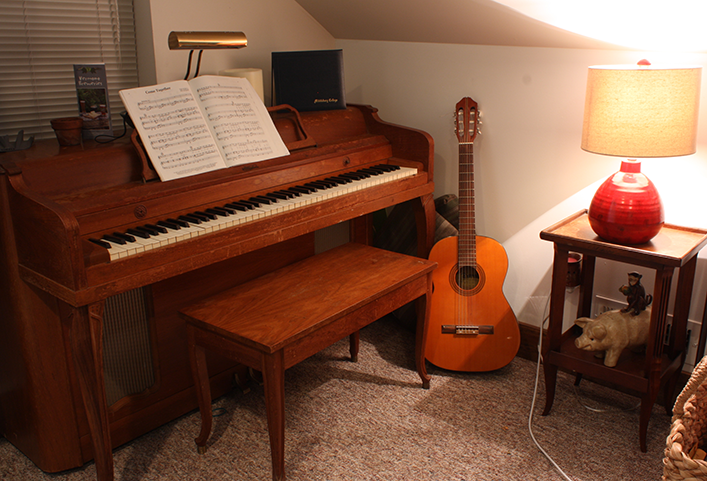
#> input picture Images/left_piano.png, 707 x 481 px; its folder holds 4 pictures in this run
$ python compareDisparity.py   (older library calls are emulated)
#> lines starting #> are read from the running program, lines starting #| are printed output that depends on the picture; pictures that were not available may be replaced by others from this repository, and a replacement may not be noted
import cv2 as cv
import os
from time import time
import matplotlib.pyplot as plt
from matplotlib.pylab import cm
import numpy as np
import csv

#objects = ['art','chess','cone','curule','mask','piano']
objects = ['piano']
if(not os.path.exists('./disMaps')):
	os.mkdir('./disMaps')

for item in objects:
	image_L = cv.imread(f'../Images/left_{item}.png', 0)
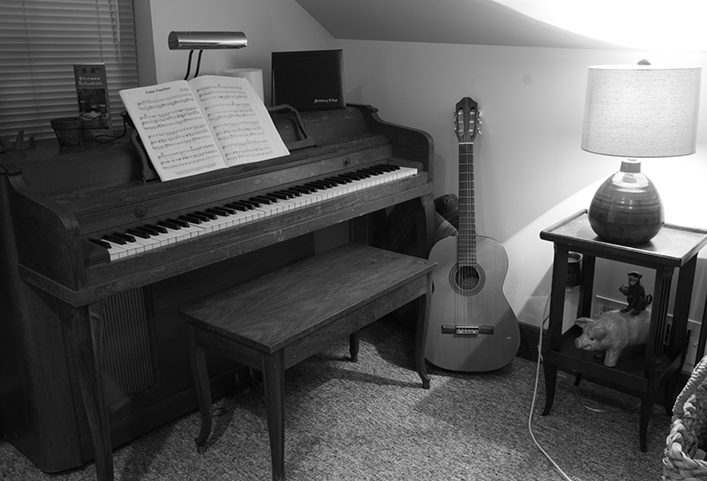
#> image_L: shape (481, 707); min 0, max 255, mean 89.9
	image_R = cv.imread(f'../Images/right_{item}.png', 0)
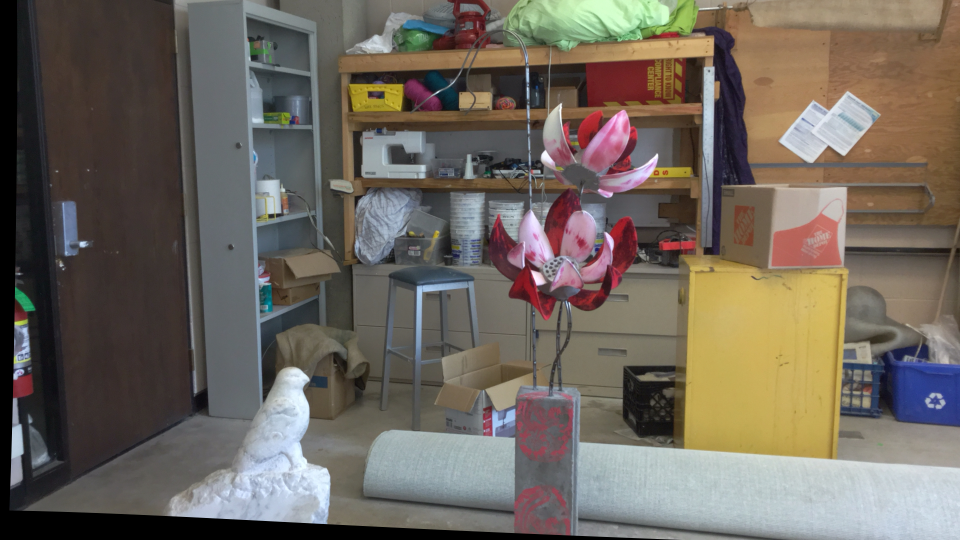
#> input picture Images/left_art.png, 1920 x 1080 px, given in place of right_piano.png, which was not available (shown at 1/2 size)
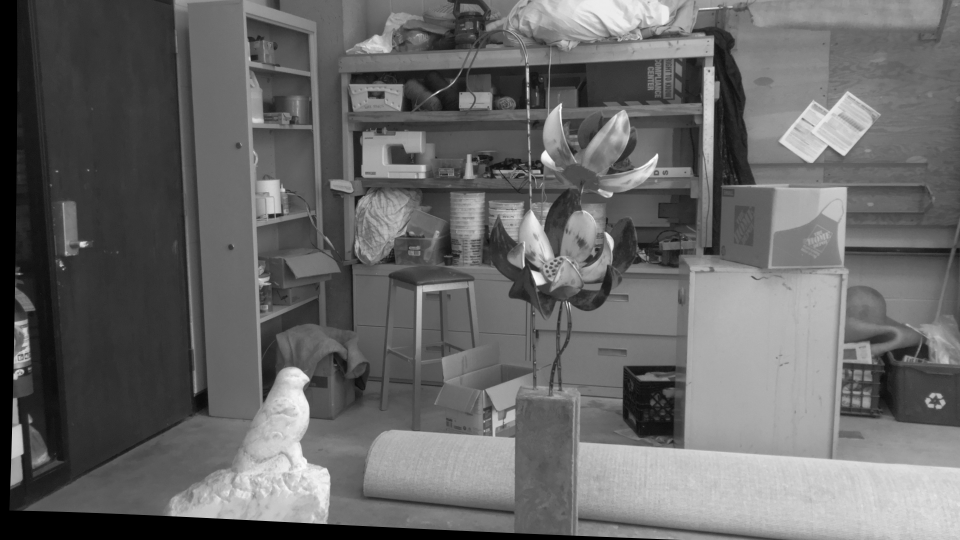
#> image_R: shape (1080, 1920) (shown at 1/2 size); min 0, max 255, mean 103.4
	GT_L = cv.imread(f'../Images/left_{item}_GT.jpg',0)
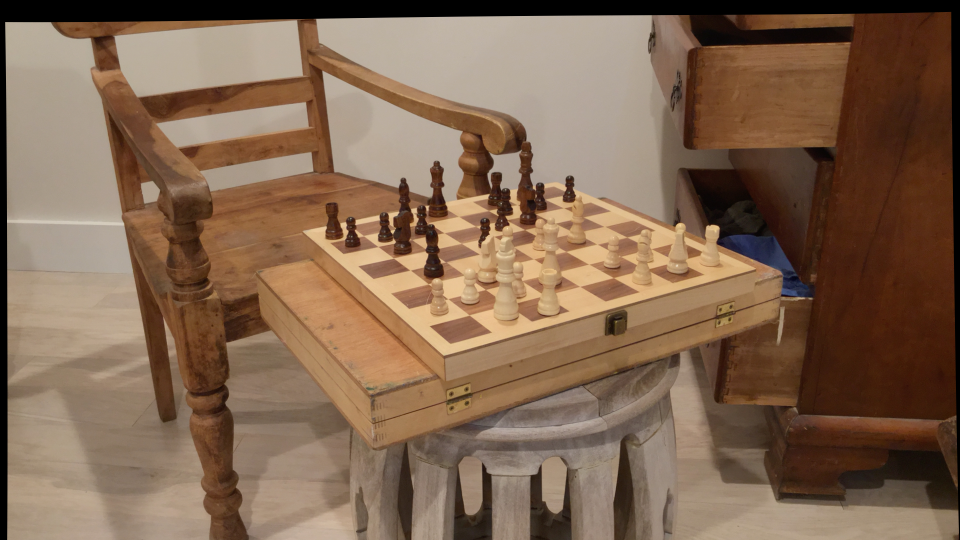
#> input picture Images/left_chess.png, 1920 x 1080 px, given in place of left_piano_GT.jpg, which was not available (shown at 1/2 size)
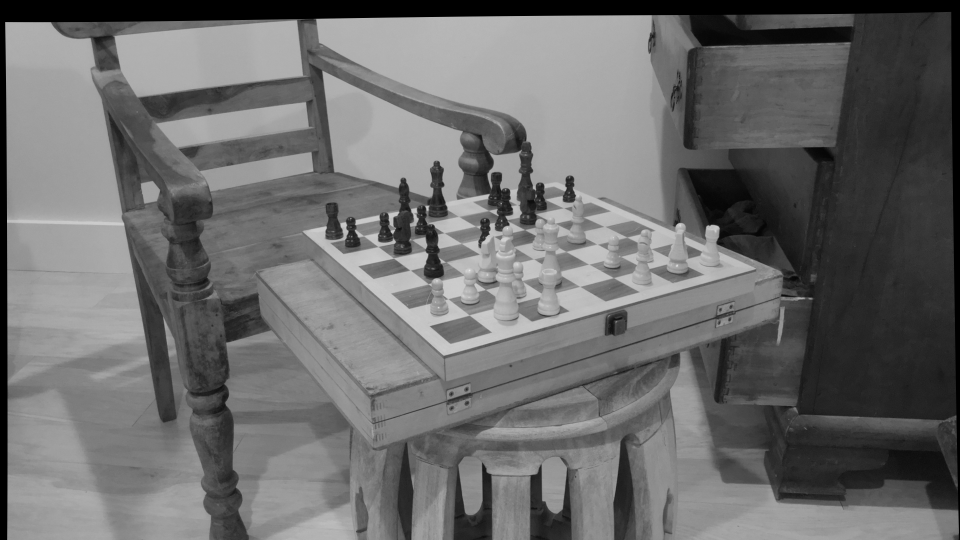
#> GT_L: shape (1080, 1920) (shown at 1/2 size); min 0, max 239, mean 108.1
	GT_R = cv.imread(f'../Images/right_{item}_GT.jpg',0)
	GT_L_Norm = (GT_L).astype(np.float)/np.max(GT_L)
	GT_R_Norm = (GT_R).astype(np.float)/np.max(GT_R)

	blocks = []
	times = []

	if(not os.path.exists(f'./disMaps/{item}')):
		os.mkdir(f'./disMaps/{item}')
	for i in range(5,51,2): #Up to 256 Disparities
		blocks.append(i)
		stereo = cv.StereoBM_create(numDisparities=64, blockSize=i)

		# Time Metric
		start = time()
#> (the run stopped early here; a loop or call above may not have finished)
